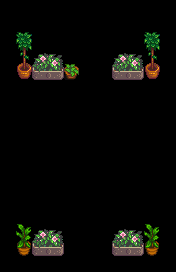

The image is a tile-based game level rendered from a .tmx file. Its description and complete source (layers, tilesets, objects, tile grids) follow:
An orthogonal 11x17 tile map with 16x16 px tiles, 2 tile layers (Buildings, Front).

<map version="1.10" tiledversion="1.10.2" orientation="orthogonal" renderorder="right-down" compressionlevel="0" width="11" height="17" tilewidth="16" tileheight="16" infinite="0" nextlayerid="17" nextobjectid="11">
 <properties>
  <property name="AmbientLight" value="255 255 255" />
  <property name="IsGreenhouse" value="T" />
  <property name="Warp" value="5 17 Farm 28 16" />
 </properties>
 <tileset firstgid="1" name="Vanilla_InteriorDecor" tilewidth="16" tileheight="16" tilecount="18" columns="6">
  <image source="Vanilla_InteriorDecor.png" width="96" height="48" />
 </tileset>
 <layer id="2" name="Buildings" width="11" height="17">
  <data encoding="csv">
0,0,0,0,0,0,0,0,0,0,0,
0,0,0,0,0,0,0,0,0,0,0,
0,0,0,0,0,0,0,0,0,0,0,
0,0,0,0,0,0,0,0,0,0,0,
0,13,14,15,2,0,0,14,15,13,0,
0,0,0,0,0,0,0,0,0,0,0,
0,0,0,0,0,0,0,0,0,0,0,
0,0,0,0,0,0,0,0,0,0,0,
0,0,0,0,0,0,0,0,0,0,0,
0,0,0,0,0,0,0,0,0,0,0,
0,0,0,0,0,0,0,0,0,0,0,
0,0,0,0,0,0,0,0,0,0,0,
0,0,0,0,0,0,0,0,0,0,0,
0,0,0,0,0,0,0,0,0,0,0,
0,0,0,0,0,0,0,0,0,0,0,
0,16,14,15,0,0,0,14,15,16,0,
0,0,0,0,0,0,0,0,0,0,0
</data>
 </layer>
 <layer id="3" name="Front" width="11" height="17">
  <data encoding="csv">
0,0,0,0,0,0,0,0,0,0,0,
0,0,0,0,0,0,0,0,0,0,0,
0,1,0,0,0,0,0,0,0,1,0,
0,7,8,9,0,0,0,8,9,7,0,
0,0,0,0,0,0,0,0,0,0,0,
0,0,0,0,0,0,0,0,0,0,0,
0,0,0,0,0,0,0,0,0,0,0,
0,0,0,0,0,0,0,0,0,0,0,
0,0,0,0,0,0,0,0,0,0,0,
0,0,0,0,0,0,0,0,0,0,0,
0,0,0,0,0,0,0,0,0,0,0,
0,0,0,0,0,0,0,0,0,0,0,
0,0,0,0,0,0,0,0,0,0,0,
0,0,0,0,0,0,0,0,0,0,0,
0,10,8,9,0,0,0,8,9,10,0,
0,16,14,15,0,0,0,14,15,16,0,
0,0,0,0,0,0,0,0,0,0,0
</data>
 </layer>
</map>
